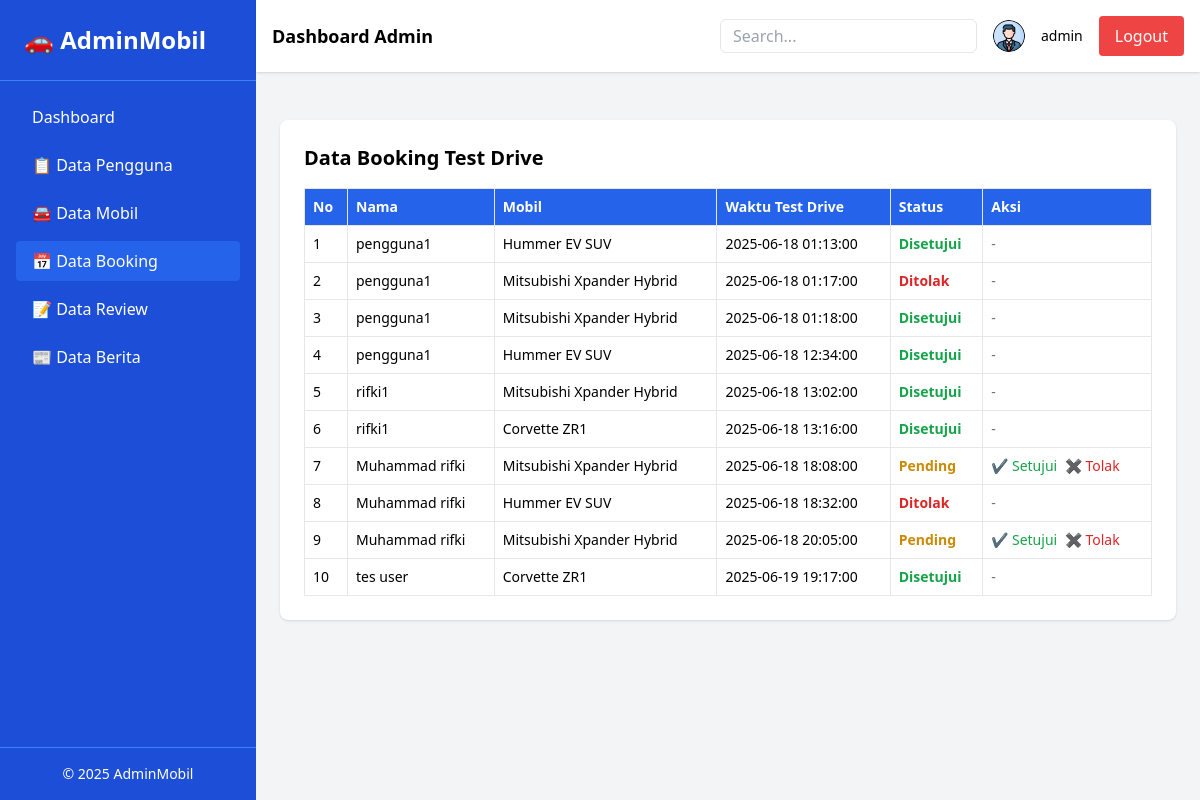
/admin/dataBooking.php (signed in), run on the app's committed database.
### tables this page shows
CREATE TABLE `booking_test_drive` (
  `id_booking` int(11) NOT NULL,
  `nama_lengkap` varchar(100) NOT NULL,
  `email` varchar(100) NOT NULL,
  `no_hp` varchar(20) NOT NULL,
  `tanggal_lahir` date NOT NULL,
  `gender` enum('Laki-laki','Perempuan') NOT NULL,
  `alamat` text NOT NULL,
  `kota` varchar(100) NOT NULL,
  `waktu_testdrive` datetime NOT NULL,
  `pertanyaan` text DEFAULT NULL,
  `created_at` timestamp NOT NULL DEFAULT current_timestamp(),
  `status` enum('Pending','Disetujui','Ditolak') DEFAULT 'Pending',
  `dibaca_user` tinyint(1) DEFAULT 0,
  `id_mobil` int(11) NOT NULL
);

CREATE TABLE `mobil` (
  `id_mobil` int(11) NOT NULL,
  `nama_mobil` varchar(100) NOT NULL,
  `id_merek` int(11) NOT NULL,
  `id_kategori` int(11) NOT NULL,
  `harga` int(11) NOT NULL,
  `spesifikasi` text DEFAULT NULL,
  `video_url` text DEFAULT NULL,
  `bahan_bakar` varchar(50) DEFAULT NULL,
  `transmisi` varchar(50) DEFAULT NULL,
  `kapasitas_mesin` varchar(50) DEFAULT NULL,
  `tenaga` varchar(50) DEFAULT NULL,
  `kapasitas_tempat_duduk` varchar(50) DEFAULT NULL,
  `deskripsi` text DEFAULT NULL,
  `video` varchar(255) DEFAULT NULL
);

### admin/dataBooking.php (the view, shortened to what this page needs)
<?php
require 'config/db.php';
$query = "SELECT b.*, m.nama_mobil
          FROM booking_test_drive b
          JOIN mobil m ON b.id_mobil = m.id_mobil";
$result = $conn->query($query);
?>
<!DOCTYPE html>
<html lang="id">
<head>
  <script src="https://cdn.tailwindcss.com"></script>
</head>
<body class="bg-gray-100 min-h-screen">
  <div class="flex min-h-screen">
    <aside class="w-64 bg-blue-700 text-white flex flex-col">
      <div class="p-6 text-2xl font-bold border-b border-blue-500">🚗 AdminMobil</div>
      <nav class="flex-1 p-4 space-y-2">
        <a href="dashboardAdmin.php" class="block px-4 py-2 rounded hover:bg-blue-600">Dashboard</a>
        <a href="dataPengguna.php" class="block px-4 py-2 rounded hover:bg-blue-600">📋 Data Pengguna</a>
        <a href="dataMobil.php" class="block px-4 py-2 rounded hover:bg-blue-600">🚘 Data Mobil</a>
        <a href="dataBooking.php" class="block px-4 py-2 rounded bg-blue-600">📅 Data Booking</a>
        <a href="dataReview.php" class="block px-4 py-2 rounded hover:bg-blue-600">📝 Data Review</a>
        <a href="dataBerita.php" class="block px-4 py-2 rounded hover:bg-blue-600">📰 Data Berita</a>
      </nav>
      <div class="p-4 text-sm text-center border-t border-blue-500">&copy; 2025 AdminMobil</div>
    </aside>
    <div class="flex-1 flex flex-col">
      <header class="bg-white p-4 shadow flex justify-between items-center mb-6">
        <div class="text-lg font-semibold">Dashboard Admin</div>
        <div class="flex items-center space-x-4">
          <input type="text" placeholder="Search..." class="px-3 py-1 border rounded-md" />
          <img src="assets/img/logo.png" alt="Admin" class="w-8 h-8 rounded-full" />
          <span class="text-sm"><?= htmlspecialchars($_SESSION['admin_username']) ?></span>
          <button onclick="konfirmasiLogout()" class="px-4 py-2 rounded bg-red-500 hover:bg-red-600 text-white">Logout</button>
        </div>
      </header>
      <main class="p-6 overflow-auto">
        <div class="bg-white shadow rounded-lg p-6">
          <div class="flex justify-between items-center mb-4">
            <h2 class="text-xl font-semibold">Data Booking Test Drive</h2>
          </div>
          <div class="overflow-x-auto">
            <table class="min-w-full text-sm text-left border border-gray-200">
              <thead class="bg-blue-600 text-white">
                <tr>
                  <th class="p-2 border">No</th>
                  <th class="p-2 border">Nama</th>
                  <th class="p-2 border">Mobil</th>
                  <th class="p-2 border">Waktu Test Drive</th>
                  <th class="p-2 border">Status</th>
                  <th class="p-2 border">Aksi</th>
                </tr>
              </thead>
              <tbody>
                <?php $no = 1; while ($row = $result->fetch_assoc()): ?>
                  <tr class="hover:bg-gray-100">
                    <td class="p-2 border"><?= $no++ ?></td>
                    <td class="p-2 border"><?= htmlspecialchars($row['nama_lengkap']) ?></td>
                    <td class="p-2 border"><?= htmlspecialchars($row['nama_mobil']) ?></td>
                    <td class="p-2 border"><?= htmlspecialchars($row['waktu_testdrive']) ?></td>
                    <td class="p-2 border">
                      <?php
                        $statusColor = match($row['status']) {
                          'Disetujui' => 'text-green-600',
                          'Ditolak'   => 'text-red-600',
                          default     => 'text-yellow-600'
                        };
                      ?>
                      <span class="<?= $statusColor ?> font-semibold"><?= $row['status'] ?></span>
                    </td>
                    <td class="p-2 border space-x-1">
                      <?php if ($row['status'] === 'Pending'): ?>
                        <button onclick="konfirmasiSetujui(<?= $row['id_booking'] ?>)" class="text-green-600 hover:underline">✔ Setujui</button>
                        <button onclick="konfirmasiTolak(<?= $row['id_booking'] ?>)" class="text-red-600 hover:underline">✖ Tolak</button>
                      <?php else: ?>
                        <span class="text-gray-500">-</span>
                      <?php endif; ?>
                    </td>
                  </tr>
                <?php endwhile; ?>
              </tbody>
            </table>
          </div>
        </div>
      </main>
    </div>
  </div>
</body>
</html>

### data on the page
booking_test_drive: nama_lengkap "pengguna1", id_mobil.nama_mobil "Hummer EV SUV", waktu_testdrive "2025-06-18 01:13:00", status "Disetujui"
booking_test_drive: nama_lengkap "pengguna1", id_mobil.nama_mobil "Mitsubishi Xpander Hybrid", waktu_testdrive "2025-06-18 01:17:00", status "Ditolak"
booking_test_drive: nama_lengkap "pengguna1", id_mobil.nama_mobil "Mitsubishi Xpander Hybrid", waktu_testdrive "2025-06-18 01:18:00", status "Disetujui"
booking_test_drive: nama_lengkap "pengguna1", id_mobil.nama_mobil "Hummer EV SUV", waktu_testdrive "2025-06-18 12:34:00", status "Disetujui"
booking_test_drive: nama_lengkap "rifki1", id_mobil.nama_mobil "Mitsubishi Xpander Hybrid", waktu_testdrive "2025-06-18 13:02:00", status "Disetujui"
booking_test_drive: nama_lengkap "rifki1", id_mobil.nama_mobil "Corvette ZR1", waktu_testdrive "2025-06-18 13:16:00", status "Disetujui"
booking_test_drive: nama_lengkap "Muhammad rifki", id_mobil.nama_mobil "Mitsubishi Xpander Hybrid", waktu_testdrive "2025-06-18 18:08:00", status "Pending"
booking_test_drive: nama_lengkap "Muhammad rifki", id_mobil.nama_mobil "Hummer EV SUV", waktu_testdrive "2025-06-18 18:32:00", status "Ditolak"
booking_test_drive: nama_lengkap "Muhammad rifki", id_mobil.nama_mobil "Mitsubishi Xpander Hybrid", waktu_testdrive "2025-06-18 20:05:00", status "Pending"
booking_test_drive: nama_lengkap "tes user", id_mobil.nama_mobil "Corvette ZR1", waktu_testdrive "2025-06-19 19:17:00", status "Disetujui"

### other printed values
$_SESSION['admin_username'] "admin"
